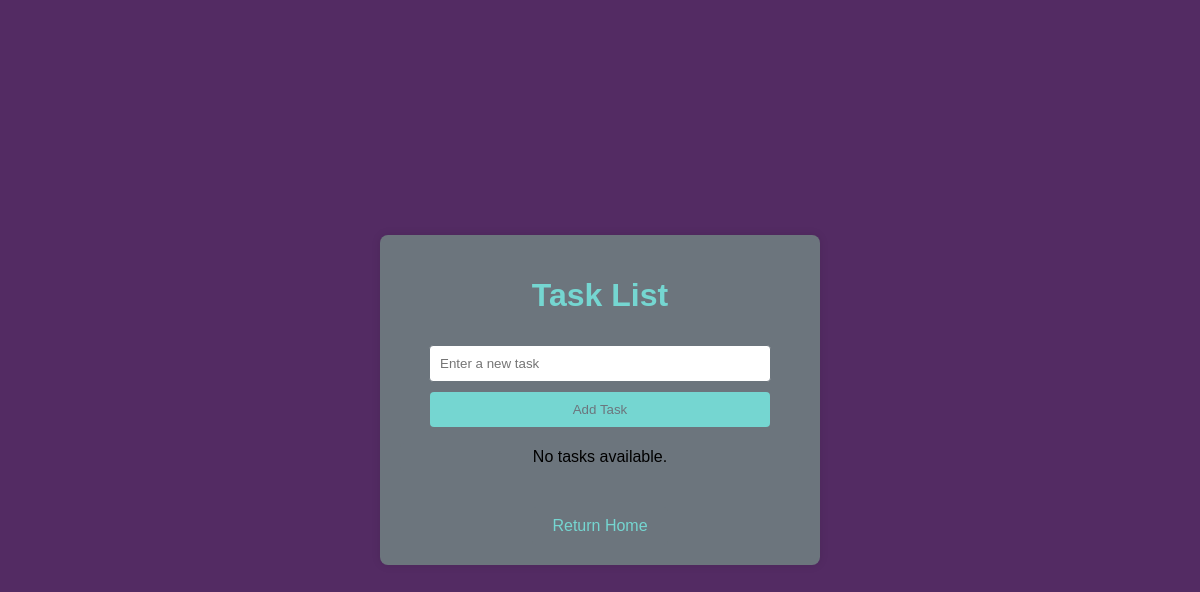
Before: /to_do_list/ with the older database file.
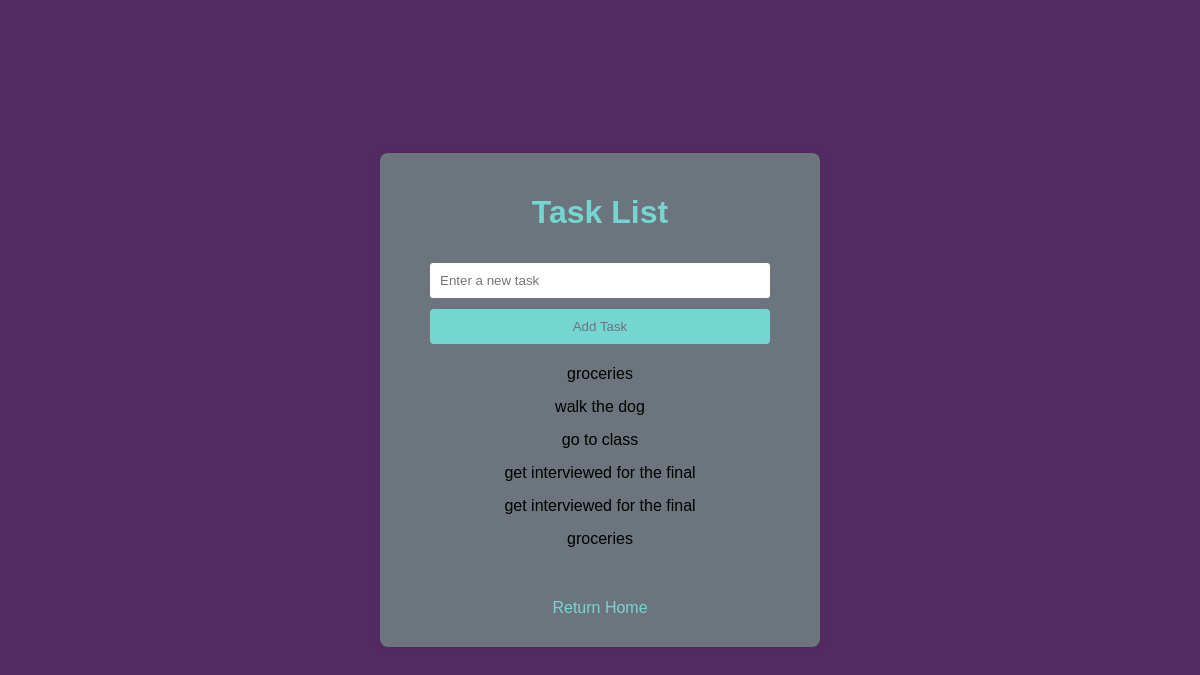
After: the same page with the newer database file.
### to_do_list/models.py (models this page shows, shortened)
class Task(models.Model):
    task = models.CharField(max_length=255)  # Ensure this field exists
    created_at = models.DateTimeField(auto_now_add=True)  # This can be auto-generated

### to_do_list/views.py (the view)
# urls.py: path('', task_list, name='task_list'),
def task_list(request):
    if request.method == 'POST':
        task_text = request.POST.get('task')  # Get the task from the form
        if task_text:  # Ensure that the task_text is not empty
            Task.objects.create(task=task_text)  # Save the new task to the database
    tasks = Task.objects.all()
    return render(request, 'blog/task_list.html', {'tasks': tasks})

### blog/templates/blog/task_list.html (shortened to what this page needs)
<!DOCTYPE html>
<html>
<head>
</head>
<body>
    <div class="container">
        <h1>Task List</h1>
        <form method="POST">
            <input type="text" name="task" placeholder="Enter a new task" required>
            <button type="submit">Add Task</button>
        </form>
        <ul>
            {% for task in tasks %}
                <li>{{ task.task }}</li>
            {% empty %}
                <li>No tasks available.</li>
            {% endfor %}
        </ul>
        <a href="{% url 'home' %}" class="button">Return Home</a>
    </div>
</body>
</html>

### blog/templates/blog/task_list.html (style rules this page uses)
body { font-family: Arial, sans-serif; background-color: #532b63; display: flex; justify-content: center; align-items: center; height: 100vh; margin: 0; }
.container { text-align: center; padding: 20px; background-color: #6c757d; border-radius: 8px; box-shadow: 0 0 10px rgba(0, 0, 0, 0.1); width: 400px; }
h1 { color: #75d6d1; }
form input[type="text"] { padding: 10px; margin: 10px 0; width: 80%; border: 1px solid #6c757d; border-radius: 4px; }
form button { padding: 10px 20px; background-color: #75d6d1; color: #6c757d; border: none; border-radius: 4px; cursor: pointer; width: 85%; }
ul { list-style-type: none; padding: 0; }
ul li { padding: 5px; background-color: #6c757d; margin: 5px 0; border-radius: 4px; }
.button { display: inline-block; padding: 10px 20px; margin-top: 20px; background-color: #6c757d; color: #75d6d1; border: none; border-radius: 4px; text-decoration: none; }

Changed rows visible on the page:
added Task: task "groceries"
added Task: task "walk the dog"
added Task: task "go to class"
added Task: task "get interviewed for the final"
added Task: task "get interviewed for the final"
added Task: task "groceries"
Other visible differences:
text no longer shown: "No tasks available."
